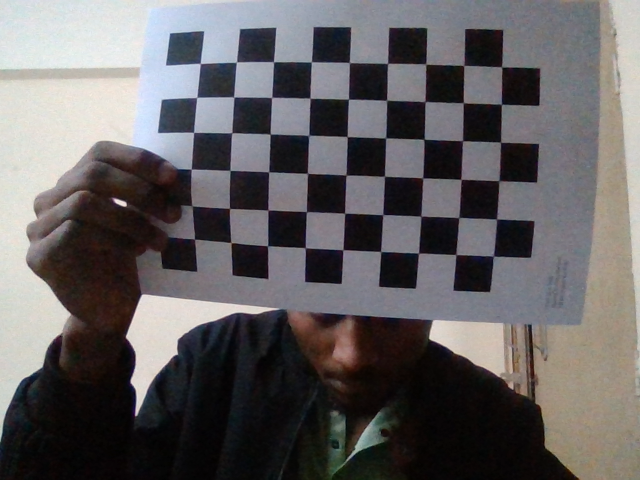
#> input picture Distance Estimation/camera_calibration/images/image0.png, 640 x 480 px, found by its file name; its folder holds only this picture in this run
$ python calibration_script.py
#> lines starting #> are read from the running program, lines starting #| are printed output that depends on the picture
import cv2 as cv
import os
import numpy as np

# Chess/checker board size, dimensions
CHESS_BOARD_DIM = (9, 6)

# The size of squares in the checker board design.
SQUARE_SIZE = 22  # millimeters (change it according to printed size)

# termination criteria
criteria = (cv.TERM_CRITERIA_EPS + cv.TERM_CRITERIA_MAX_ITER, 30, 0.001)


calib_data_path = "OpenCV\Distance Estimation\calib_data"
CHECK_DIR = os.path.isdir(calib_data_path)


# saving the image / camera calibration data

if not CHECK_DIR:
    os.makedirs(calib_data_path)
    print(f'"{calib_data_path}" Directory is created')

else:
    print(f'"{calib_data_path}" Directory already Exists.')

# prepare object points, i.e. (0,0,0), (1,0,0), (2,0,0) ....,(6,5,0)
obj_3D = np.zeros((CHESS_BOARD_DIM[0] * CHESS_BOARD_DIM[1], 3), np.float32)

obj_3D[:, :2] = np.mgrid[0 : CHESS_BOARD_DIM[0], 0 : CHESS_BOARD_DIM[1]].T.reshape(
    -1, 2
)
obj_3D *= SQUARE_SIZE
print(obj_3D)

# Arrays to store object points and image points from all the given images.
obj_points_3D = []  # 3d point in real world space
img_points_2D = []  # 2d points in image plane

# The images directory path
image_dir_path = r"OpenCV\Distance Estimation\3.1 camera_calibration\images"

files = os.listdir(image_dir_path)  # list of names of all the files present
for file in files:
    print(file)
    imagePath = os.path.join(image_dir_path, file)
    # print(imagePath)

    image = cv.imread(imagePath)
#> image is the input picture: shape (480, 640, 3); mean B, G, R 97.7, 96.5, 99.5
    grayScale = cv.cvtColor(image, cv.COLOR_BGR2GRAY)
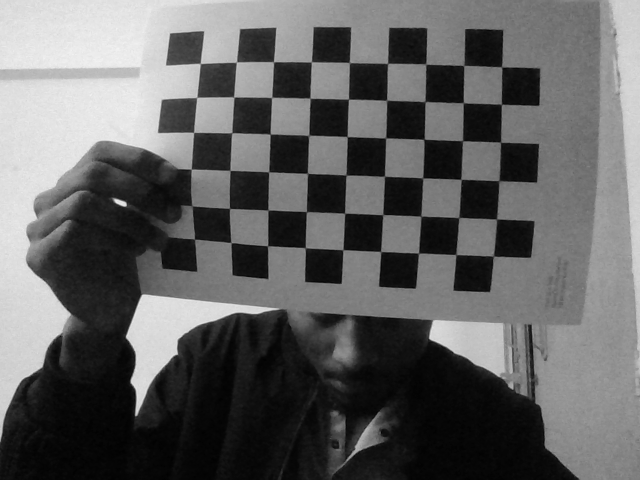
#> grayScale: shape (480, 640); min 1, max 243, mean 97.5
    ret, corners = cv.findChessboardCorners(image, CHESS_BOARD_DIM, None)
#> ret = True; corners = 54 rows, first 8: [200.2, 63.51], [236.4, 62.04], [273.4, 61.83], [311.4, 61.71], [349.4, 62.53], [387.6, 63.48], [425.7, 64.19], [463.5, 65.65]
    if ret == True:
        obj_points_3D.append(obj_3D)
        corners2 = cv.cornerSubPix(grayScale, corners, (3, 3), (-1, -1), criteria)
#> corners2 = 54 rows, first 8: [200.3, 63.52], [236.4, 62.18], [273.4, 61.8], [311.3, 61.77], [349.3, 62.56], [387.6, 63.45], [425.7, 64.08], [463.6, 65.55]
        img_points_2D.append(corners2)

        img = cv.drawChessboardCorners(image, CHESS_BOARD_DIM, corners2, ret)
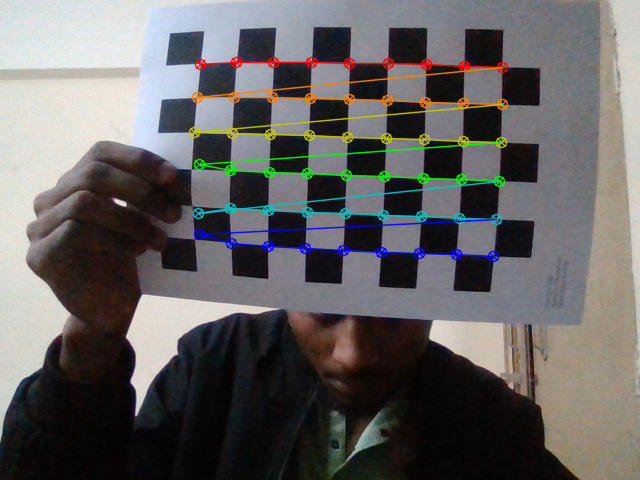
#> img: shape (480, 640, 3); mean B, G, R 97.5, 97.9, 100.3

cv.destroyAllWindows()
# h, w = image.shape[:2]
ret, mtx, dist, rvecs, tvecs = cv.calibrateCamera(
    obj_points_3D, img_points_2D, grayScale.shape[::-1], None, None
)
#> ret = 1.95; mtx = [[1596.6, 0, 309.2], [0, 1279, 305.1], [0, 0, 1]]; dist = [[-0.599, -119.3, -0.358, -0.0363, 1537.3]]; rvecs = ([0.0984, 0.491, 0.0593],); tvecs = ([-56.85, -151.3, 875.7],)
print("calibrated")

print("dumping the data into one files using numpy ")
np.savez(
    f"{calib_data_path}/MultiMatrix",
    camMatrix=mtx,
    distCoef=dist,
    rVector=rvecs,
    tVector=tvecs,
)

print("-------------------------------------------")

print("loading data stored using numpy savez function\n \n \n")

data = np.load(f"{calib_data_path}/MultiMatrix.npz")

camMatrix = data["camMatrix"]
distCof = data["distCoef"]
rVector = data["rVector"]
tVector = data["tVector"]

print("loaded calibration data successfully")

$ run again, on Distance Estimation/camera_calibration/images/image12.png
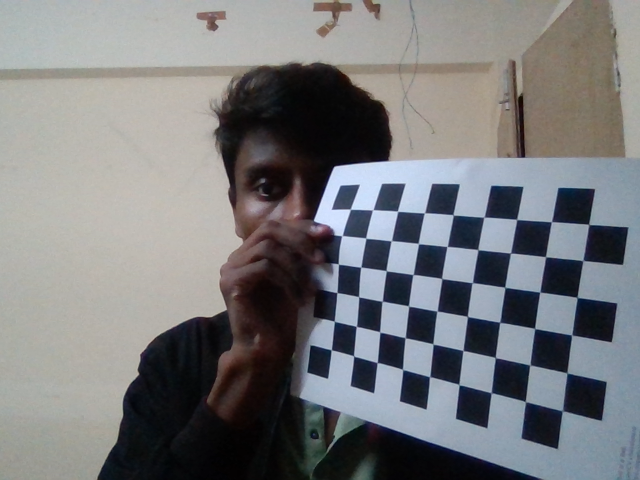
#> input picture Distance Estimation/camera_calibration/images/image12.png, 640 x 480 px, found by its file name
#> image is the input picture: shape (480, 640, 3); mean B, G, R 123.8, 121.8, 120.8
#> `grayScale = cv.cvtColor(image, cv.COLOR_BGR2GRAY)`:
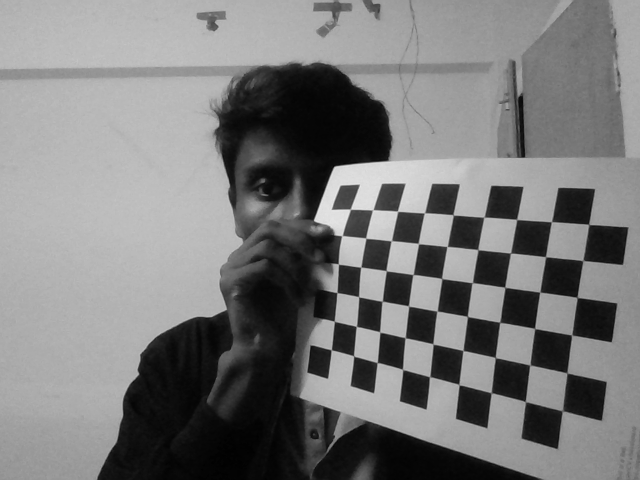
#> grayScale: shape (480, 640); min 1, max 231, mean 121.7
#> `ret, corners = cv.findChessboardCorners(image, CHESS_BOARD_DIM, None)`: ret = True; corners = 54 rows, first 8: [350.3, 209.4], [373, 209.5], [397.4, 211.3], [424.5, 212.9], [453.1, 215], [483.8, 217.2], [516.6, 219.3], [551.4, 221.7]
#> corners2 = 54 rows, first 8: [350.4, 209.3], [372.6, 209.9], [397.5, 211.3], [424.4, 212.8], [453.1, 214.9], [483.9, 217.2], [516.6, 219.4], [551.4, 221.7]
#> `img = cv.drawChessboardCorners(image, CHESS_BOARD_DIM, corners2, ret)`:
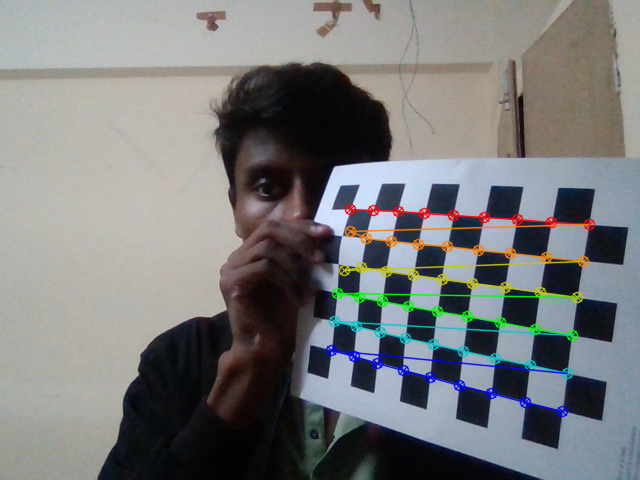
#> img: shape (480, 640, 3); mean B, G, R 122.7, 122.3, 121
#> `ret, mtx, dist, rvecs, tvecs = cv.calibrateCamera( obj_points_3D, img_..`: ret = 1.42; mtx = [[1173.3, 0, 307.6], [0, 1145.2, 206.9], [0, 0, 1]]; dist = [[-0.226, -79.13, 0.218, 0.686, 920.6]]; rvecs = ([-0.228, 0.852, 0.132],); tvecs = ([32.92, 1.27, 945],)

$ run again, on Distance Estimation/camera_calibration/images/image13.png
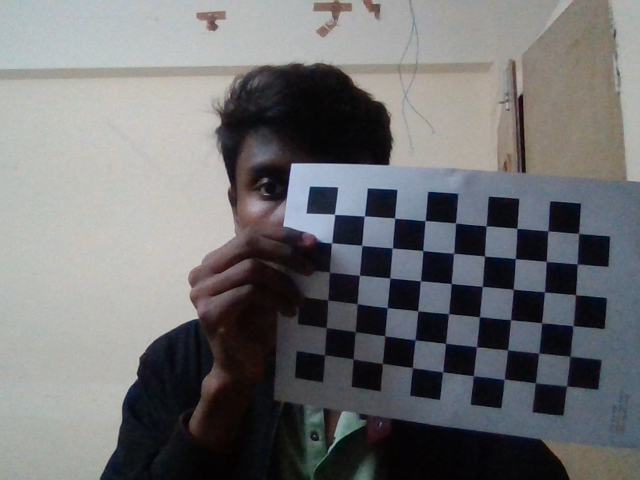
#> input picture Distance Estimation/camera_calibration/images/image13.png, 640 x 480 px, found by its file name
#> image is the input picture: shape (480, 640, 3); mean B, G, R 114.4, 112.7, 112.2
#> `grayScale = cv.cvtColor(image, cv.COLOR_BGR2GRAY)`:
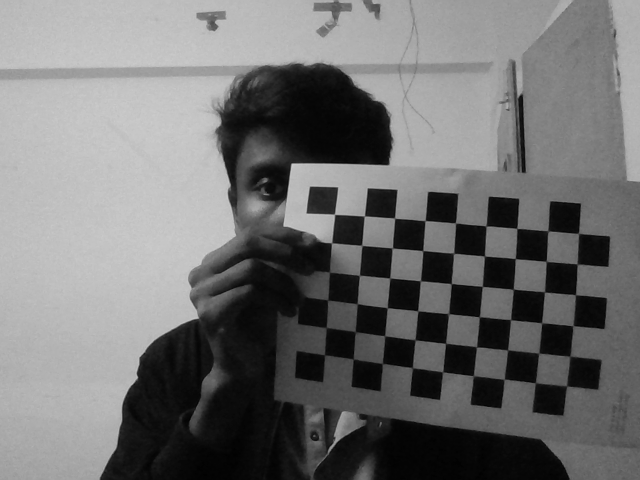
#> grayScale: shape (480, 640); min 1, max 204, mean 112.8
#> `ret, corners = cv.findChessboardCorners(image, CHESS_BOARD_DIM, None)`: ret = True; corners = 54 rows, first 8: [334.4, 214.3], [364.4, 216], [394.5, 218.2], [425.2, 220.5], [455, 222.9], [486.1, 226.2], [516.8, 228.4], [548.5, 231]
#> corners2 = 54 rows, first 8: [334.5, 214.3], [364.4, 216], [394.6, 218.1], [425.1, 220.6], [455.4, 222.9], [485.8, 226.1], [516.8, 228.4], [548, 230.9]
#> `img = cv.drawChessboardCorners(image, CHESS_BOARD_DIM, corners2, ret)`:
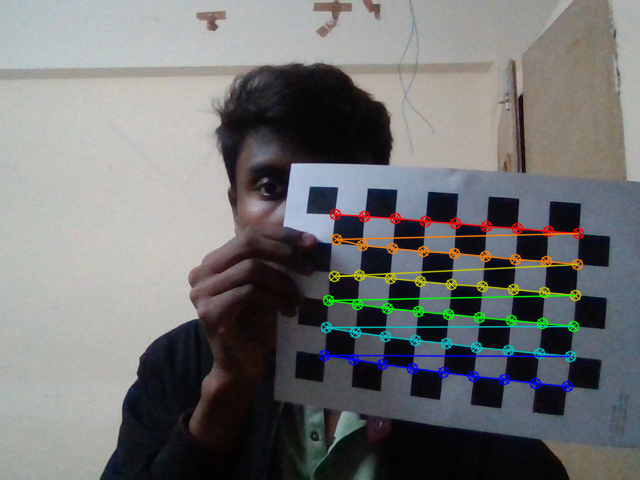
#> img: shape (480, 640, 3); mean B, G, R 114.5, 114.3, 113.3
#> `ret, mtx, dist, rvecs, tvecs = cv.calibrateCamera( obj_points_3D, img_..`: ret = 1.09; mtx = [[1487.4, 0, 303.4], [0, 1220.3, 186.7], [0, 0, 1]]; dist = [[-5.07, 41.27, 0.192, 0.175, -235.8]]; rvecs = ([-0.0628, 0.647, 0.0675],); tvecs = ([20.2, 20.84, 946.9],)

$ run again, on Distance Estimation/camera_calibration/images/image14.png
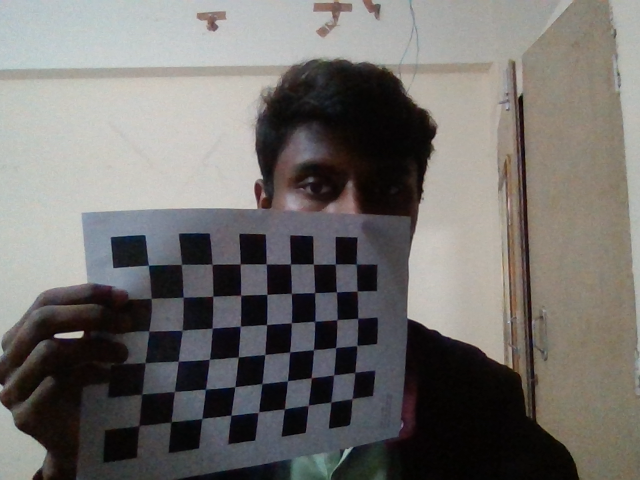
#> input picture Distance Estimation/camera_calibration/images/image14.png, 640 x 480 px, found by its file name
#> image is the input picture: shape (480, 640, 3); mean B, G, R 107.9, 110.6, 113.2
#> `ret, corners = cv.findChessboardCorners(image, CHESS_BOARD_DIM, None)`: ret = True; corners = 54 rows, first 8: [148.5, 265.2], [181.5, 264.5], [212.3, 264.7], [240.3, 264], [266.1, 263.6], [290.4, 263.5], [312.8, 263.6], [335.5, 263.6]
#> corners2 = 54 rows, first 8: [148.4, 265.3], [181.4, 264.4], [212.2, 264.5], [240.2, 264], [266.2, 263.8], [290.4, 263.9], [313.3, 264], [335.3, 264.1]
#> `img = cv.drawChessboardCorners(image, CHESS_BOARD_DIM, corners2, ret)`:
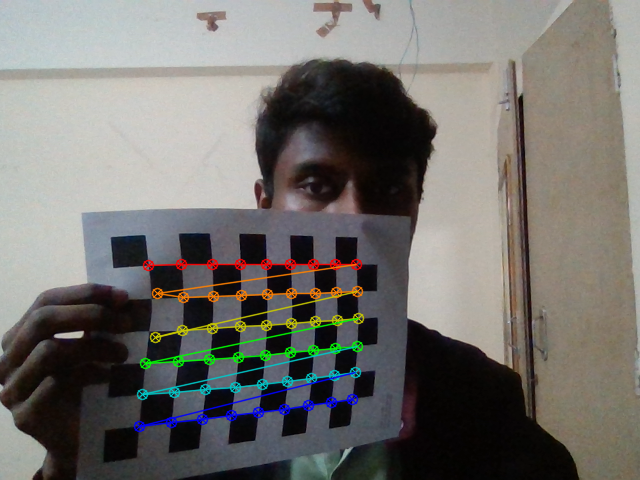
#> img: shape (480, 640, 3); mean B, G, R 108.3, 112.2, 114.3
#> `ret, mtx, dist, rvecs, tvecs = cv.calibrateCamera( obj_points_3D, img_..`: ret = 1.82; mtx = [[538.4, 0, 367.1], [0, 687.1, 328.9], [0, 0, 1]]; dist = [[-1.59, 45.65, -0.182, -0.803, -251.1]]; rvecs = ([-0.207, 0.537, -0.0269],); tvecs = ([-159.5, -37.21, 654.8],)

$ run again, on Distance Estimation/camera_calibration/images/image1.png
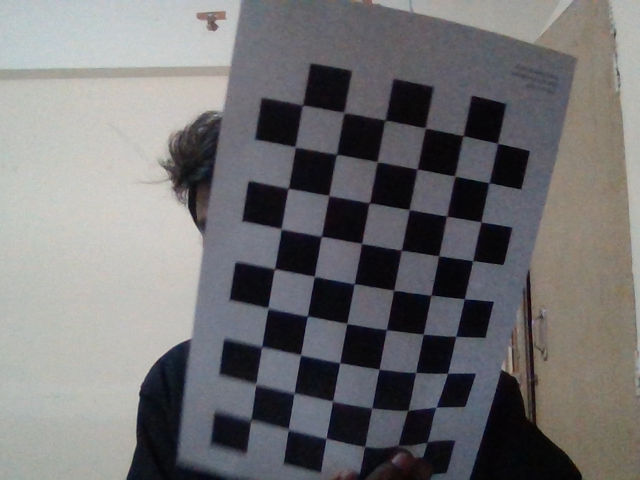
#> input picture Distance Estimation/camera_calibration/images/image1.png, 640 x 480 px, found by its file name
#> image is the input picture: shape (480, 640, 3); mean B, G, R 115, 113.6, 114.5
#> `ret, corners = cv.findChessboardCorners(image, CHESS_BOARD_DIM, None)`: ret = True; corners = 54 rows, first 8: [250.5, 420], [255.4, 385.5], [261.5, 344.9], [268.4, 306.6], [274.5, 268.5], [280.5, 230.2], [289, 189.3], [295.2, 146.9]
#> corners2 = 54 rows, first 8: [251.1, 418.9], [255.5, 384.1], [261.6, 346.9], [268, 307.7], [274.6, 269], [281.1, 229], [288.2, 188.4], [295.2, 146.8]
#> `img = cv.drawChessboardCorners(image, CHESS_BOARD_DIM, corners2, ret)`:
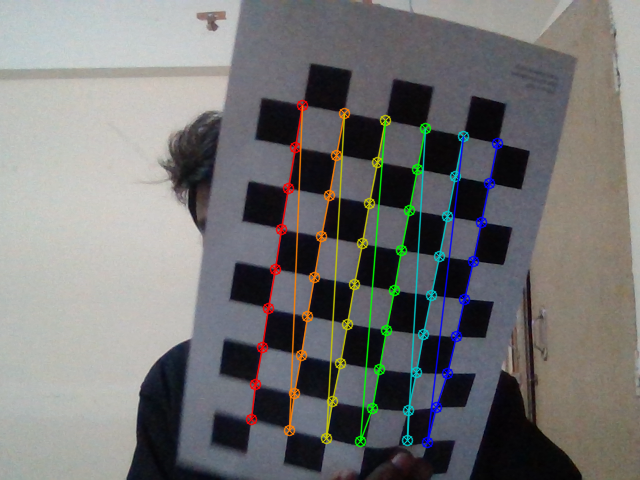
#> img: shape (480, 640, 3); mean B, G, R 115.3, 115.6, 115.9
#> `ret, mtx, dist, rvecs, tvecs = cv.calibrateCamera( obj_points_3D, img_..`: ret = 1.91; mtx = [[392.8, 0, -24.45], [0, 466.6, 154.9], [0, 0, 1]]; dist = [[-0.183, 0.214, -0.00625, 0.134, -0.155]]; rvecs = ([0.068, -0.0612, -1.39],); tvecs = ([158.8, 148.3, 277.7],)
